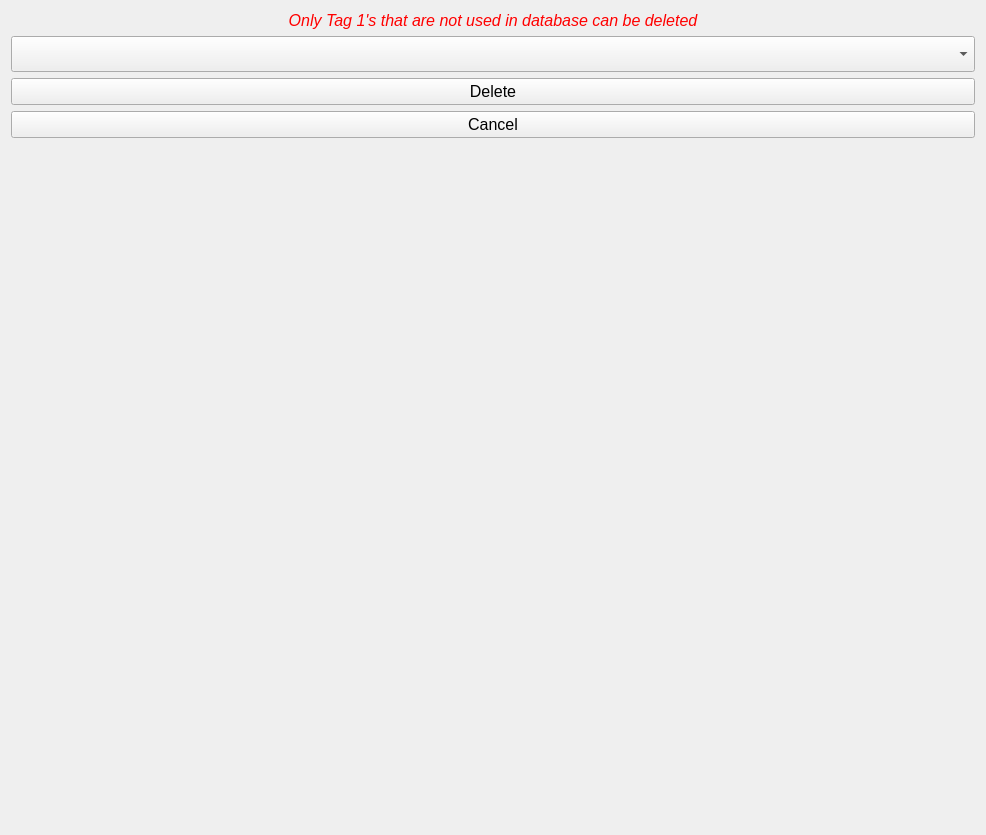
<?xml version="1.0" encoding="UTF-8"?>
<ui version="4.0">
 <class>Form</class>
 <widget class="QWidget" name="Form">
  <property name="geometry">
   <rect>
    <x>0</x>
    <y>0</y>
    <width>986</width>
    <height>835</height>
   </rect>
  </property>
  <property name="windowTitle">
   <string>Form</string>
  </property>
  <layout class="QVBoxLayout" name="verticalLayout">
   <item>
    <widget class="QLabel" name="label_note">
     <property name="font">
      <font>
       <family>Arial</family>
       <pointsize>12</pointsize>
       <italic>true</italic>
      </font>
     </property>
     <property name="styleSheet">
      <string notr="true">color: rgb(255, 0, 0);</string>
     </property>
     <property name="text">
      <string>Only Tag 1's that are not used in database can be deleted</string>
     </property>
     <property name="alignment">
      <set>Qt::AlignCenter</set>
     </property>
    </widget>
   </item>
   <item>
    <widget class="QComboBox" name="comboBox_tag1s">
     <property name="font">
      <font>
       <family>Arial</family>
       <pointsize>18</pointsize>
       <weight>75</weight>
       <bold>true</bold>
      </font>
     </property>
    </widget>
   </item>
   <item>
    <widget class="QPushButton" name="pushButton_delete">
     <property name="font">
      <font>
       <family>Arial</family>
       <pointsize>12</pointsize>
      </font>
     </property>
     <property name="text">
      <string>Delete</string>
     </property>
    </widget>
   </item>
   <item>
    <widget class="QPushButton" name="pushButton_cancel">
     <property name="font">
      <font>
       <family>Arial</family>
       <pointsize>12</pointsize>
      </font>
     </property>
     <property name="text">
      <string>Cancel</string>
     </property>
    </widget>
   </item>
   <item>
    <spacer name="verticalSpacer">
     <property name="orientation">
      <enum>Qt::Vertical</enum>
     </property>
     <property name="sizeHint" stdset="0">
      <size>
       <width>20</width>
       <height>653</height>
      </size>
     </property>
    </spacer>
   </item>
  </layout>
 </widget>
 <resources/>
 <connections/>
</ui>
